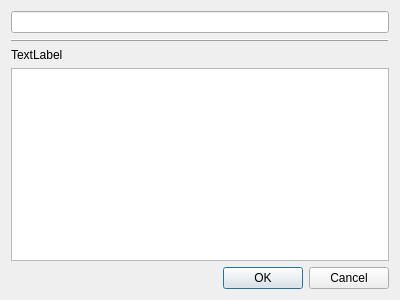
<?xml version="1.0" encoding="UTF-8"?>
<ui version="4.0">
 <class>FileListDialog</class>
 <widget class="QDialog" name="FileListDialog">
  <property name="geometry">
   <rect>
    <x>0</x>
    <y>0</y>
    <width>400</width>
    <height>300</height>
   </rect>
  </property>
  <property name="windowTitle">
   <string>Выбор файла</string>
  </property>
  <layout class="QVBoxLayout" name="verticalLayout">
   <item>
    <widget class="QLineEdit" name="lineEdit">
     <property name="readOnly">
      <bool>true</bool>
     </property>
    </widget>
   </item>
   <item>
    <widget class="QFrame" name="frame">
     <property name="frameShape">
      <enum>QFrame::HLine</enum>
     </property>
     <property name="frameShadow">
      <enum>QFrame::Raised</enum>
     </property>
    </widget>
   </item>
   <item>
    <widget class="QLabel" name="dirLabel">
     <property name="text">
      <string>TextLabel</string>
     </property>
    </widget>
   </item>
   <item>
    <widget class="QListView" name="listView"/>
   </item>
   <item>
    <widget class="QDialogButtonBox" name="buttonBox">
     <property name="orientation">
      <enum>Qt::Horizontal</enum>
     </property>
     <property name="standardButtons">
      <set>QDialogButtonBox::Cancel|QDialogButtonBox::Ok</set>
     </property>
    </widget>
   </item>
  </layout>
 </widget>
 <resources/>
 <connections>
  <connection>
   <sender>buttonBox</sender>
   <signal>accepted()</signal>
   <receiver>FileListDialog</receiver>
   <slot>accept()</slot>
   <hints>
    <hint type="sourcelabel">
     <x>248</x>
     <y>254</y>
    </hint>
    <hint type="destinationlabel">
     <x>157</x>
     <y>274</y>
    </hint>
   </hints>
  </connection>
  <connection>
   <sender>buttonBox</sender>
   <signal>rejected()</signal>
   <receiver>FileListDialog</receiver>
   <slot>reject()</slot>
   <hints>
    <hint type="sourcelabel">
     <x>316</x>
     <y>260</y>
    </hint>
    <hint type="destinationlabel">
     <x>286</x>
     <y>274</y>
    </hint>
   </hints>
  </connection>
 </connections>
</ui>
